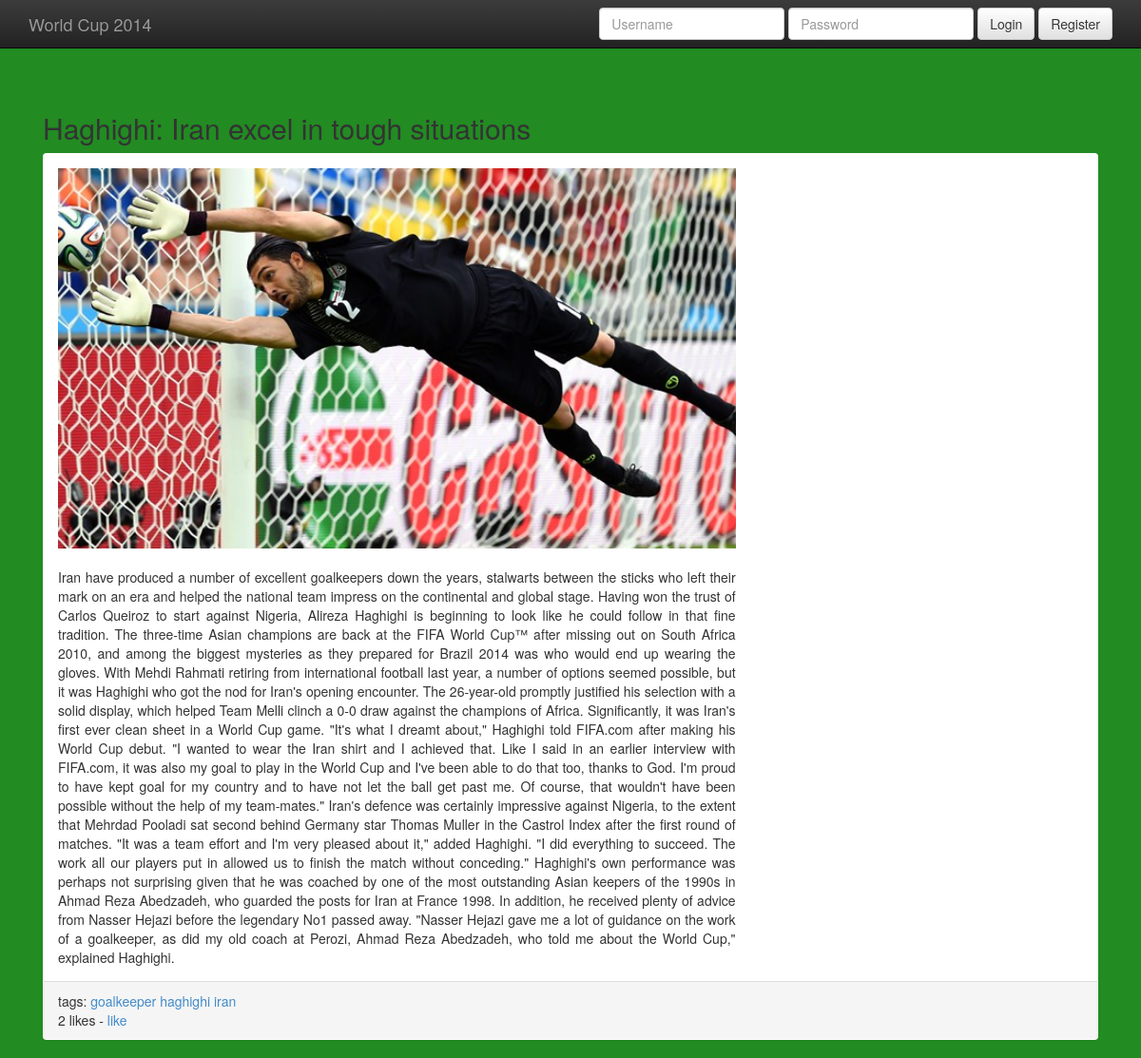
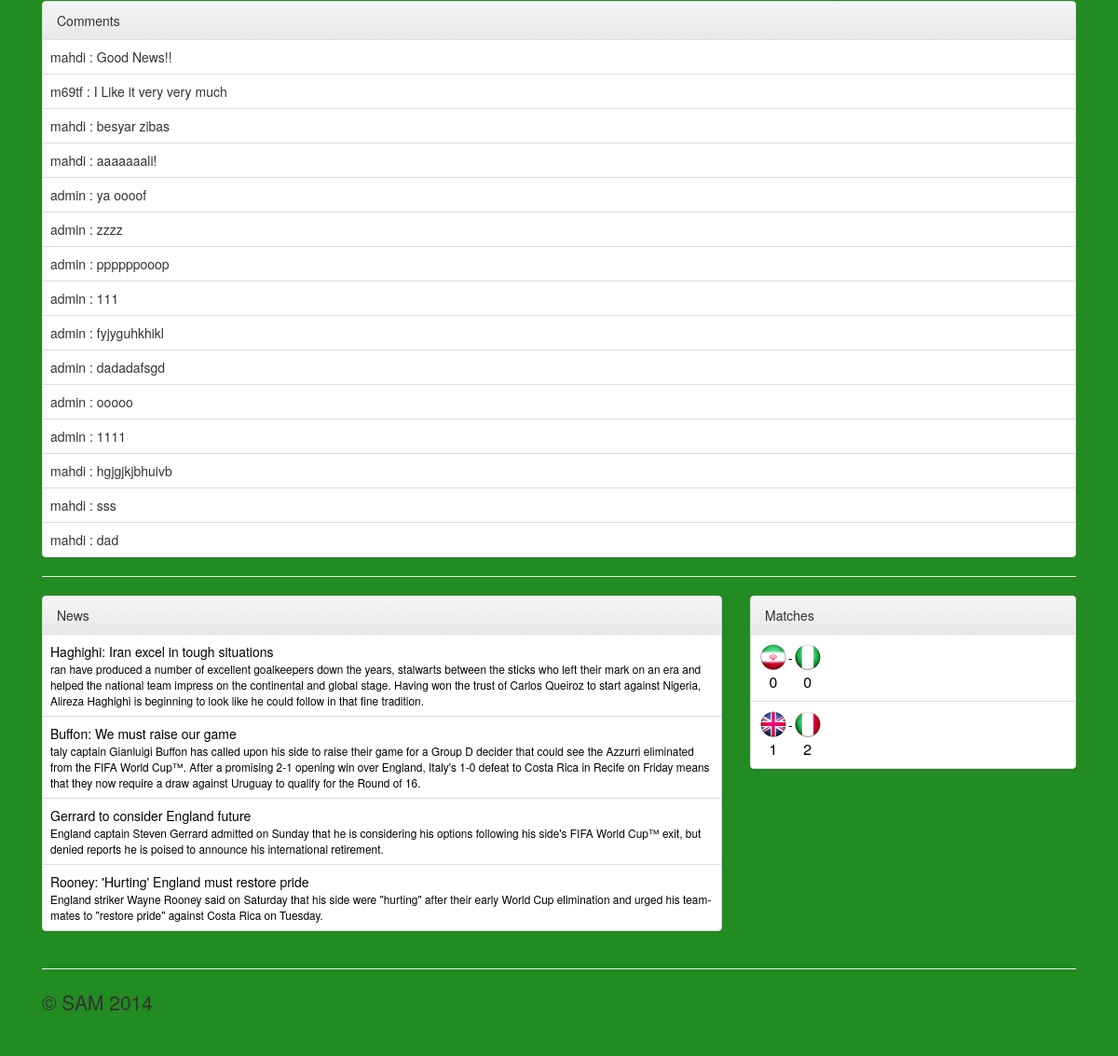
The page /news/1/ on the database its author committed (2 pictures, top to bottom).
### main/models.py (models this page shows, shortened)
class News(models.Model):
    head_line = models.TextField(max_length=50)
    summary = models.TextField(max_length=200)
    text = models.TextField(max_length=1000)
    image = models.ImageField(blank=True, null=True, upload_to='image/news')
    date = models.DateField()
    tags = models.ManyToManyField('Tag', null=True, blank=True, related_name='news')
    like = models.ManyToManyField(User, null=True, blank=True, related_name='like_news')
    class Meta:
        verbose_name = 'News'
        verbose_name_plural = 'News'
    def likes(self, user):
        return user in self.like.all()
    def like_count(self):
        return self.like.all().count()

class Tag(models.Model):
    name = models.CharField(max_length=30, primary_key=True)
    def __str__(self):
        return self.name

class CommentOfNews(models.Model):
    text = models.TextField(max_length=200, verbose_name='Comment')
    user = models.ForeignKey(User, related_name='comments_news')
    news = models.ForeignKey(News, related_name='comments')
    like = models.ManyToManyField(User, null=True, blank=True, related_name='like_comments_news')

class Match(models.Model):
    first_team = models.ForeignKey(Team, related_name='matches_as_first_team')
    first_team_goals = models.IntegerField(max_length=1, null=True, blank=True)
    second_team = models.ForeignKey(Team, related_name='matches_as_second_team')
    second_team_goals = models.IntegerField(max_length=1, null=True, blank=True)
    date = models.DateField(null=True, blank=True)
    time = models.TimeField(null=True, blank=True)
    like = models.ManyToManyField(User, related_name='like_matches', null=True, blank=True)
    class Meta:
        verbose_name = 'Match'
        verbose_name_plural = 'Matches'

class Team(models.Model):
    name = models.CharField(max_length=30)
    continent = models.CharField(max_length=30)
    world_ranking = models.IntegerField(max_length=100, null=True, blank=True)
    coach = models.ForeignKey(Coach, null=True, blank=True, related_name='teams')
    flag = models.ImageField(blank=True, null=True, upload_to='image/flag')
    class Meta:
        verbose_name = 'Team'
        verbose_name_plural = 'Teams'
        ordering = ['name']

### main/views.py (the view)
# urls.py: url(r'^news/(?P<news_id>\d)/$', 'news_detail', name='main_news_detail'),
def news_detail(request, news_id):
    piece_news = get_object_or_404(News, id=news_id)
    comments = piece_news.comments.all()
    news = News.objects.all()
    matches = Match.objects.all()
    likes = piece_news.likes(request.user)
    tags = piece_news.tags.all()
    if request.method == 'POST':
        form = NewsCommentForm(data=request.POST)
        if form.is_valid():
            form.save(user=request.user, piece_news=News.objects.get(id=news_id))
            return redirect('main_news_detail', news_id)
    else:
        form = NewsCommentForm()
    context = {'piece_news': piece_news, 'comments': comments, 'news': news,
               'matches': matches, 'form': form, 'likes': likes, 'tags': tags}
    return render(request, 'main/news_detail.html', context)

### main/forms.py (shortened to what this page needs)
class NewsCommentForm(ModelForm):
    class Meta:
        model = CommentOfNews
        fields = ['text']

### templates/main/news_detail.html (shortened to what this page needs)
{% extends 'base_home.html' %}
{% load crispy_forms_tags %}
{% block heading %}
    <h2>{{ piece_news.head_line }}</h2>
{% endblock %}
{% block content %}
    <div class="panel">
        <div class="panel-body">
            <table width="400">
            <tr><td><div class=img-rounded><img height="400" src='{{MEDIA_URL}}{{ piece_news.image }}'/></div></td>
            <tr><td align="justify"><br>{{ piece_news.text }}</td></tr>
            </table>
        </div>
        <div class="panel-footer">tags:
            {% for t in tags %} <a href='{% url 'main_news_tag' t %}'>{{ t }} </a>
        {% endfor %}
        <br>
        {{ piece_news.like_count }} likes -
        <a href='{% url "main_like_news" piece_news.id %}'>
            {% if likes %}
                Unlike
            {% else %}
                like
            {% endif %}
        </a>
        </div>
    </div>
    <div class="panel panel-default">
        <div class="panel-heading">Comments</div>
            <table class="table">
                {% for comment in comments %}
                    <tr><td>{% include "main/comment.html" %}</td></tr>
                {% empty %}
                    <tr><td>No comments.</td></tr>
                {% endfor %}
            </table>
    </div>
    <hr>
{% endblock %}

### templates/base_home.html
{% extends 'base.html' %}
   {% block rows %}
       <div class="row">
        <div class="col-md-8">
            <div class="panel panel-default">
                 <div class="panel-heading">News</div>
                <table class="table">
                    {% for piece_news in news %}
                        <tr><td>{% include "main/news.html" %}</td></tr>
                    {% empty %}
                        <tr><td>No news.</td></tr>
                    {% endfor %}
                </table>
            </div>
        </div>
        <div class="col-md-4">
            <div class="panel panel-default">
                <div class="panel-heading">Matches</div>
                    <table class="table">
                        {% for match in matches %}
                            <tr><td>{% include "main/match.html" %}</td></tr>
                        {% empty %}
                            <tr><td>No matches.</td></tr>
                        {% endfor %}
                    </table>
            </div>
        </div>
       </div>
   {% endblock %}

### templates/main/comment.html
{{ comment.user }} : {{ comment.text }}

### templates/main/news.html
<a href="{% url "main_news_detail" piece_news.id %}">
    <table style="color:#000000">
        <tr>
            <td>{{ piece_news.head_line }}</td>
        </tr>
        <tr>
            <td class="small">{{ piece_news.summary }}</td>
        </tr>
    </table>
</a>

### templates/main/match.html
<a href="{% url "main_match_detail" match.id %}">
    <table style="color:#000000">
        <tr>
            <td align="center"><image height="32" src='{{MEDIA_URL}}{{ match.first_team.flag }}'/></td>
            <td> - </td>
            <td align="center"><image height="32" src='{{MEDIA_URL}}{{ match.second_team.flag }}'/></td>
        </tr>
        <tr>
            <td align="center" style="font-size:16px">{{ match.first_team_goals }}</td>
            <td>&nbsp;</td>
            <td align="center" style="font-size:16px">{{ match.second_team_goals }}</td>
        </tr>
    </table>
</a>

### templates/base.html (style rules this page uses)
body { padding-top: 50px; padding-bottom: 20px; }

### rows shown on the page
News: head_line "Haghighi: Iran excel in tough situations", image (picture), text "Iran have produced a number of excellent goalkeepers down the years, stalwarts between the sticks who left their mark on an era and helped the national team impress on the continental and global stage. Having won the trust of Carlos Queiroz to start against Nigeria, Alireza Haghighi is beginning to look like he could follow in that fine tradition. The three-time Asian champions are back at the FIFA World Cup™ after missing out on South Africa 2010, and among the biggest mysteries as they prepared for Brazil 2014 was who would end up wearing the gloves. With Mehdi Rahmati retiring from international football last year, a number of options seemed possible, but it was Haghighi who got the nod…", like_count "2", summary "ran have produced a number of excellent goalkeepers down the years, stalwarts between the sticks who left their mark on an era and helped the national team impress on the continental and global stage. Having won the trust of Carlos Queiroz to start against Nigeria, Alireza Haghighi is beginning to look like he could follow in that fine tradition."
Tag: name "goalkeeper"
Tag: name "haghighi"
Tag: name "iran"
CommentOfNews: user "mahdi", text "Good News!!"
CommentOfNews: user "m69tf", text "I Like it very very much"
CommentOfNews: user "mahdi", text "besyar zibas"
CommentOfNews: user "mahdi", text "aaaaaaali!"
CommentOfNews: user "admin", text "ya oooof"
CommentOfNews: user "admin", text "zzzz"
CommentOfNews: user "admin", text "ppppppooop"
CommentOfNews: user "admin", text "111"
CommentOfNews: user "admin", text "fyjyguhkhikl"
CommentOfNews: user "admin", text "dadadafsgd"
CommentOfNews: user "admin", text "ooooo"
CommentOfNews: user "admin", text "1111"
CommentOfNews: user "mahdi", text "hgjgjkjbhuivb"
CommentOfNews: user "mahdi", text "sss"
CommentOfNews: user "mahdi", text "dad"
News: head_line "Buffon: We must raise our game", summary "taly captain Gianluigi Buffon has called upon his side to raise their game for a Group D decider that could see the Azzurri eliminated from the FIFA World Cup™. After a promising 2-1 opening win over England, Italy's 1-0 defeat to Costa Rica in Recife on Friday means that they now require a draw against Uruguay to qualify for the Round of 16."
News: head_line "Gerrard to consider England future", summary "England captain Steven Gerrard admitted on Sunday that he is considering his options following his side's FIFA World Cup™ exit, but denied reports he is poised to announce his international retirement."
News: head_line "Rooney: 'Hurting' England must restore pride", summary "England striker Wayne Rooney said on Saturday that his side were \"hurting\" after their early World Cup elimination and urged his team-mates to \"restore pride\" against Costa Rica on Tuesday."
Match: first_team.flag (picture), second_team.flag (picture), first_team_goals "0", second_team_goals "0"
Match: first_team.flag (picture), second_team.flag (picture), first_team_goals "1", second_team_goals "2"
